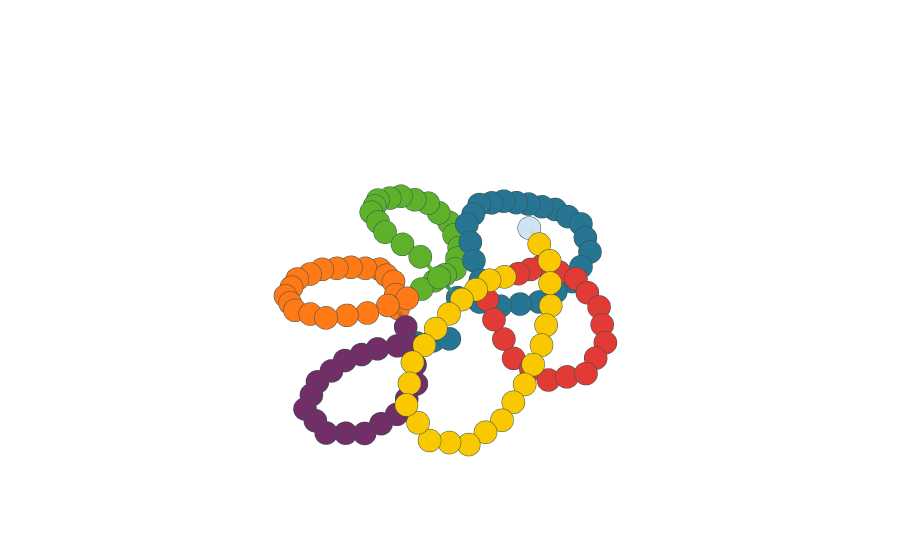

Notebook code cell kept with this figure:
### Code cell
fig = plot_chain_with_communities('curve_1')
fig.show()

### Figure 1 — Plotly figure (JSON) as saved in the notebook; plotly's stock layout.template omitted (floating-point values rounded to 4 significant figures; data arrays with more than 128 entries replaced by an {"elided": "..."} marker saying what was removed)
{"data": [{"hoverinfo": "text", "hovertemplate": {"elided": "132 str values"}, "line": {"color": {"elided": "132 int values"}, "colorscale": [[0, "#d0e3f5"], [0.1667, "#712e67"], [0.3333, "#267592"], [0.5, "#5fb12a"], [0.6667, "#fac800"], [0.8333, "#ff7917"], [1, "#e23a34"]], "width": 8}, "marker": {"color": {"elided": "132 int values"}, "colorscale": [[0, "#d0e3f5"], [0.1667, "#712e67"], [0.3333, "#267592"], [0.5, "#5fb12a"], [0.6667, "#fac800"], [0.8333, "#ff7917"], [1, "#e23a34"]], "line": {"color": "DarkSlateGrey", "width": 4}, "size": 8}, "name": "Curve", "type": "scatter3d", "x": {"elided": "132 float values"}, "y": {"elided": "132 float values"}, "z": {"elided": "132 float values"}}], "layout": {"font": {"size": 18}, "scene": {"camera": {"eye": {"x": -0.8, "y": 0.6, "z": 1.5}, "up": {"x": -10, "y": 0, "z": 30}}, "xaxis": {"backgroundcolor": "rgb(200, 200, 230)", "gridcolor": "rgba(0,0,0,0)", "showbackground": false, "showticklabels": false, "title": {"text": " "}, "zerolinecolor": "rgba(0,0,0,0)"}, "yaxis": {"backgroundcolor": "rgb(200, 200, 230)", "gridcolor": "rgba(0,0,0,0)", "showbackground": false, "showticklabels": false, "title": {"text": " "}, "zerolinecolor": "rgba(0,0,0,0)"}, "zaxis": {"backgroundcolor": "rgb(200, 200, 230)", "gridcolor": "rgba(0,0,0,0)", "showbackground": false, "showticklabels": false, "title": {"text": " "}, "zerolinecolor": "rgba(0,0,0,0)"}}}}
